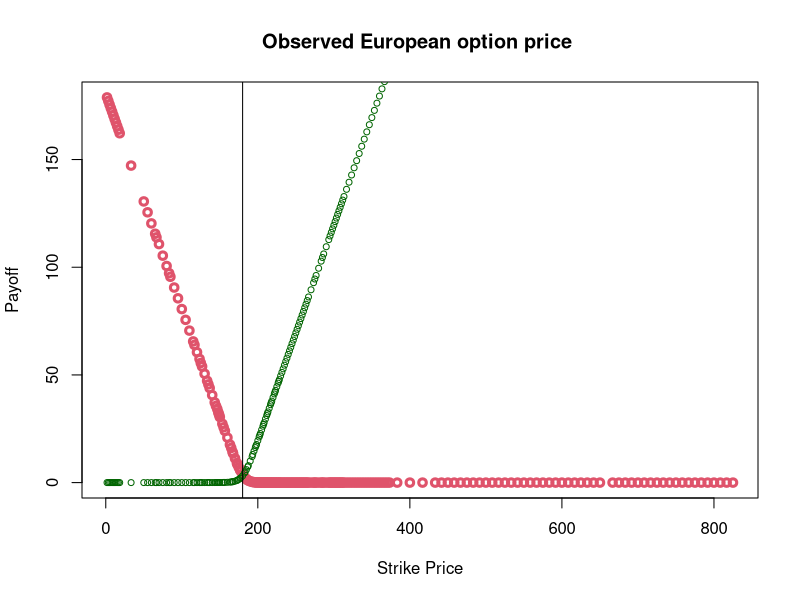
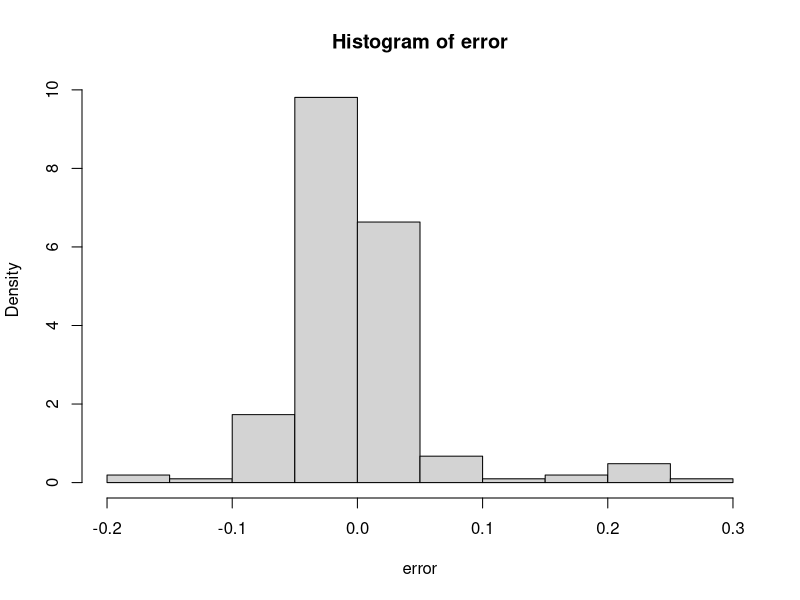
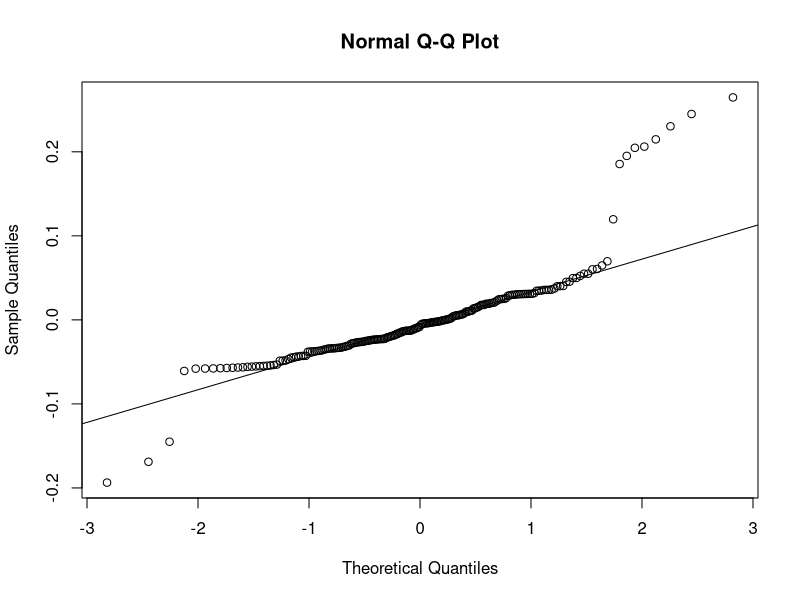

Write the R code that produced these figures, in order.
# Load the necessary libraries
library(dplyr)
library(tidyr)

# Read options data from file
tesla <- read.csv("teslaoptions.csv")
View(tesla)

# Clean the data
tesla <- tesla %>%
  # Convert appropriate columns to numeric data types
  mutate_at(vars(c(3:4, 7, 9, 10:11)), as.numeric) %>%
  # Remove any rows with missing values
  drop_na()

# Calculate cmkt and pmkt
cmkt <- 0.5 * (tesla[, 3] + tesla[, 4])
pmkt <- 0.5 * (tesla[, 10] + tesla[, 11])
strike <- tesla[, 7]

# Find intersection point
idx <- which.min(abs(cmkt - pmkt))
x_intersect <- strike[idx]

# Plotting
call = plot(strike, cmkt, lwd = 3, col = 2, ylab = "Payoff",
            main = "Observed European option price ",
            xlab = "Strike Price")
put = points(strike, pmkt, cex = 0.8, col = "#006400")

abline(v = x_intersect, col = "black")

# Linear Regression model
fit1 <- lm(cmkt ~ pmkt + strike)
summary(fit1)

# Error analysis
error <- fit1$residuals
hist(error, probability = T)
shapiro.test(error)
shapiro.test(rnorm(1000))
qqnorm(error)
qqline(error)
